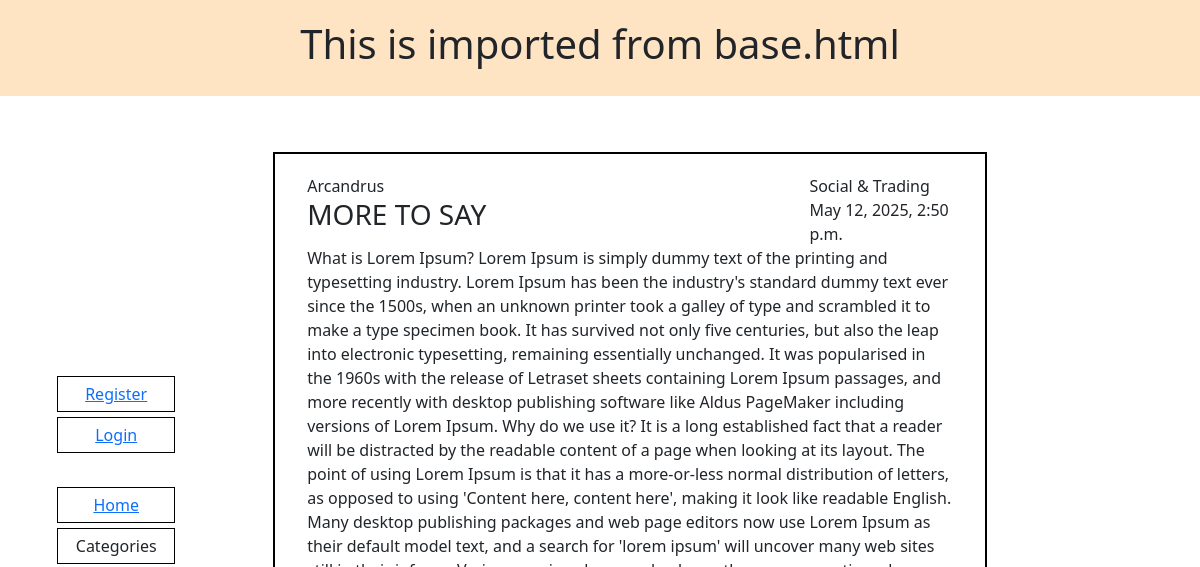
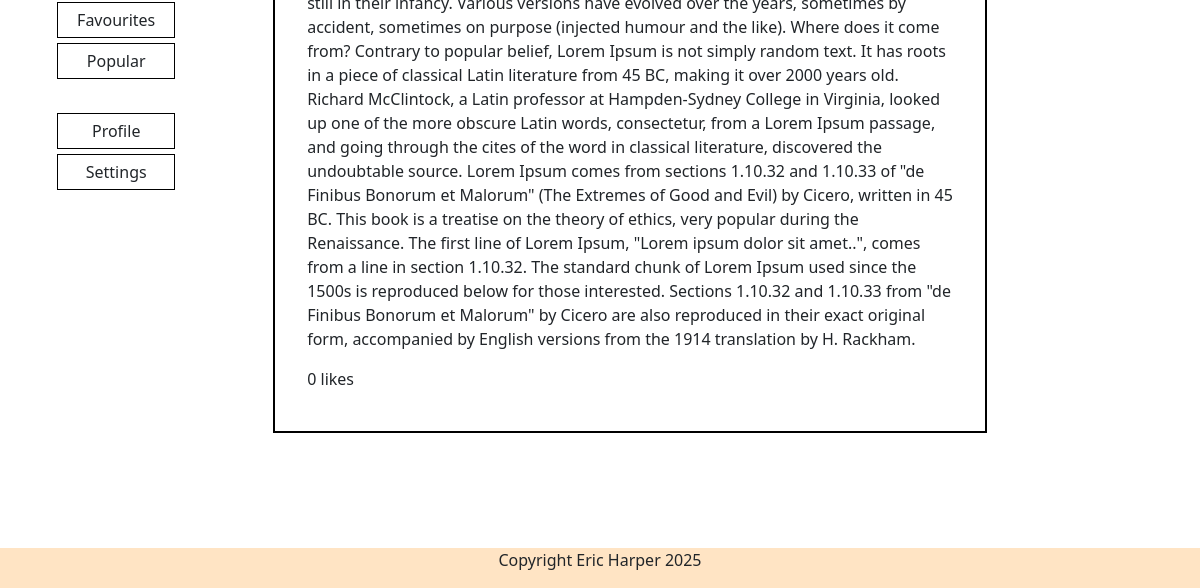
Before: /posts/more-to-say/ with the older database file (2 pictures, top to bottom).
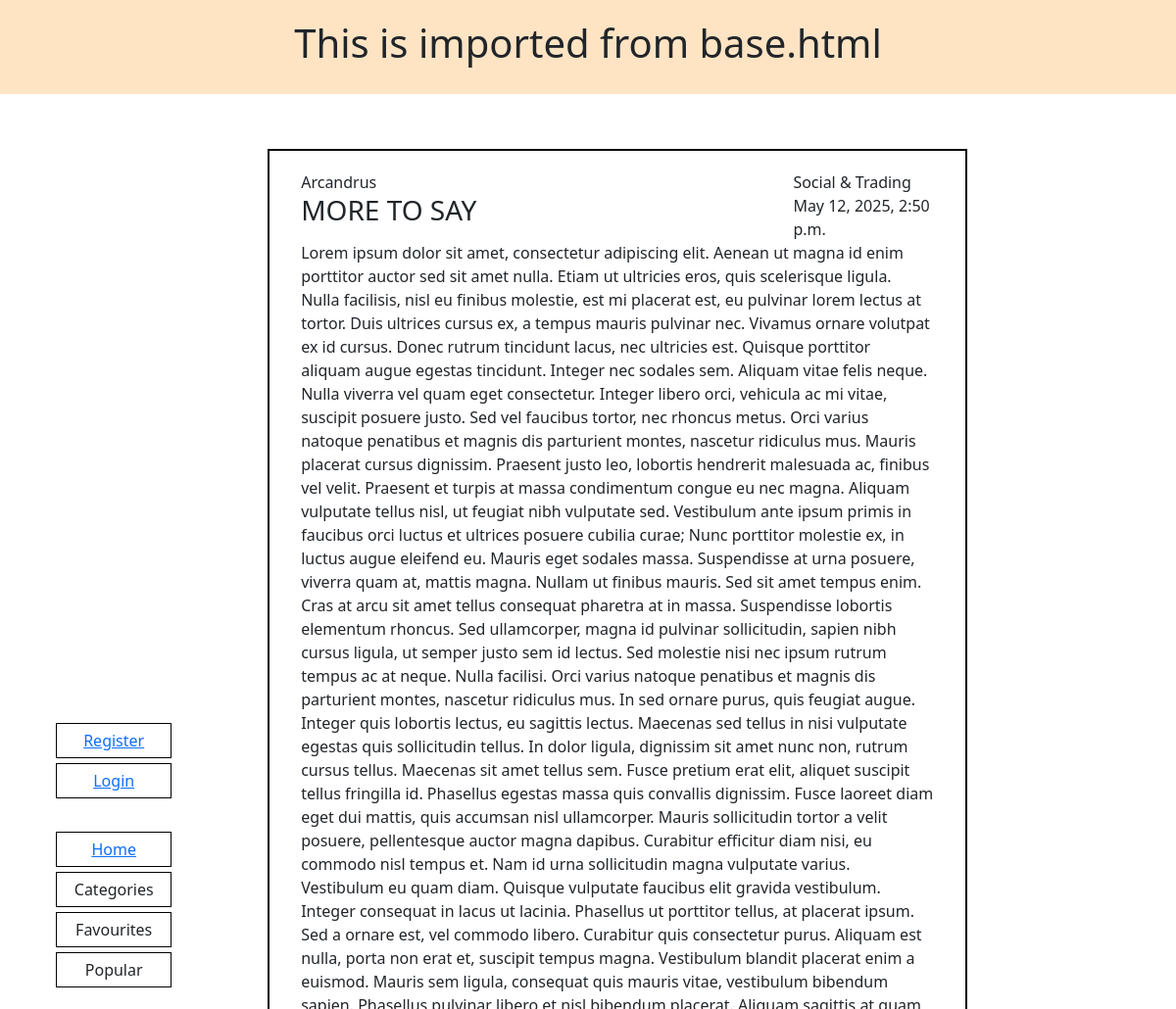
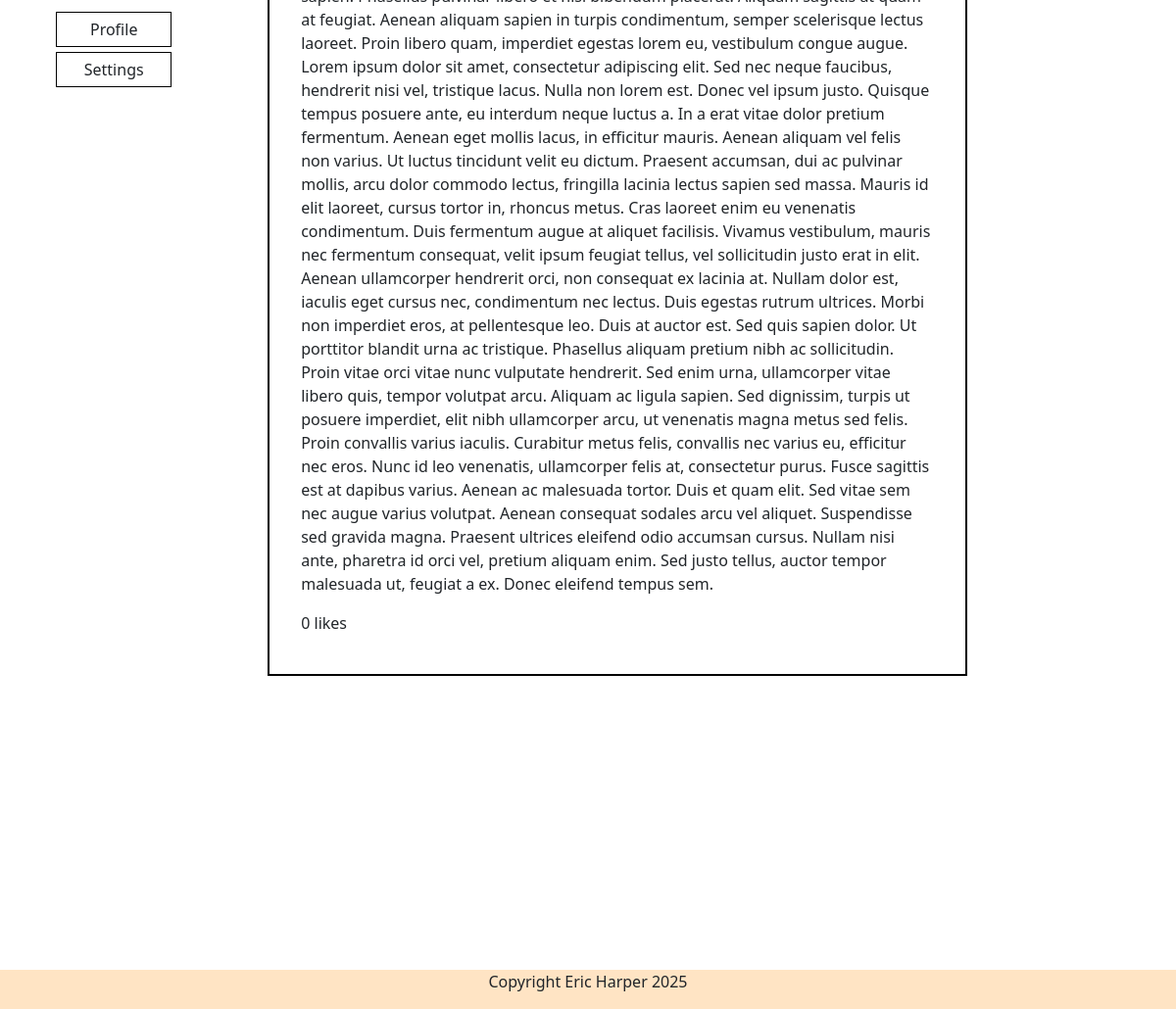
After: the same page with the newer database file (2 pictures, top to bottom).
### posts/models.py (models this page shows, shortened)
class Post(models.Model):
    title = models.CharField(max_length=200, unique=True)
    slug = models.SlugField(max_length=200, unique=True)
    author = models.ForeignKey(CustomUser, on_delete=models.CASCADE, related_name="posts")
    category = models.IntegerField(choices=CATEGORY, default=0)
    content = SummernoteTextField()
    created_on = models.DateTimeField(auto_now_add=True)
    excerpt = models.TextField(blank=True)
    updated_on = models.DateTimeField(auto_now=True)
    likes = models.ManyToManyField(CustomUser, related_name='post_likes')
    is_favourite = models.BooleanField(default=False)
    is_popular = models.BooleanField(default=False)
    class Meta:
        ordering = ["-created_on"]
    @property
    def total_likes(self):
        return self.likes.count()

### users/models.py (models this page shows)
class CustomUser(AbstractUser):
    full_name = models.CharField(max_length=255, blank=True, null=True)
    username = models.CharField(max_length=255, blank=True, null=True, unique=True)
    email = models.EmailField(unique=True)
    def __str__(self):
        return self.username

### posts/views.py (the view)
# urls.py: path('posts/<slug:slug>/', views.post_detail, name='post_detail'),
def post_detail(request, slug):
    post = get_object_or_404(Post, slug=slug)
    return render(request, 'posts/post_detail.html', {'post': post})

### posts/templates/posts/post_detail.html (shortened to what this page needs)
{% extends 'base.html' %}
{% load static %}
{% block content %}
<div class="container-fluid scroll content">
    <div class="row">
        <div class="col-12 mt-3 left">
            <div class="row">
                <div class="card-full">
                    <div class="card-inner">
                        <div class="row">
                            <div class="col-9">{{ post.author }}</div>
                            <div class="col-3">{{ post.get_category_display }}</div>
                        </div>
                        <div class="row">
                            <div class="col-9">
                                <h3>{{ post.title|upper }}</h3>
                            </div>
                            <div class="col-3">{{ post.created_on }}</div>
                        </div>
                        <p>{{ post.content | safe }}</p>
                        <div class="card-footer">
                            {% if user.is_authenticated %}
                            <form class="like-form" data-slug="{{ post.slug }}" method="POST">
                                {% csrf_token %}
                                <button type="submit">
                                    {% if user in post.likes.all %}
                                    Unlike
                                    {% else %}
                                    Like
                                    {% endif %}
                                </button>
                                <span class="like-count">
                                    {{ post.total_likes }} like{{ post.total_likes|pluralize }}
                                </span>
                            {% else %}
                            {{ post.total_likes }} like{{ post.total_likes|pluralize }}
                            {% endif %}
                        </div>
                    </div>
                </div>
            </div>
        </div>
    </div>
</div>
{% endblock content %}

Changed rows visible on the page:
changed Post "MORE TO SAY": content "What is Lorem Ipsum? Lorem Ipsum is simply dummy text of the printing and typesetting industry. Lorem Ipsum has been the industry's standard dummy text ever since the 1500s, when an unknown printer took a galley of type and scrambled it to make a type specimen book. It has survived not only five centuries, but also the leap into electronic typesetting, remaining essentially unchanged. It was popularised in the 1960s with the release of Letraset sheets containing Lorem Ipsum passages, and more recently with desktop publishing software like Aldus PageMaker including versions of Lorem Ipsum. Why do we use it? It is a long established fact that a reader will be distracted by the readable…" → "Lorem ipsum dolor sit amet, consectetur adipiscing elit. Aenean ut magna id enim porttitor auctor sed sit amet nulla. Etiam ut ultricies eros, quis scelerisque ligula. Nulla facilisis, nisl eu finibus molestie, est mi placerat est, eu pulvinar lorem lectus at tortor. Duis ultrices cursus ex, a tempus mauris pulvinar nec. Vivamus ornare volutpat ex id cursus. Donec rutrum tincidunt lacus, nec ultricies est. Quisque porttitor aliquam augue egestas tincidunt. Integer nec sodales sem. Aliquam vitae felis neque. Nulla viverra vel quam eget consectetur. Integer libero orci, vehicula ac mi vitae, suscipit posuere justo. Sed vel faucibus tortor, nec rhoncus metus. Orci varius natoque penatibus et…"
